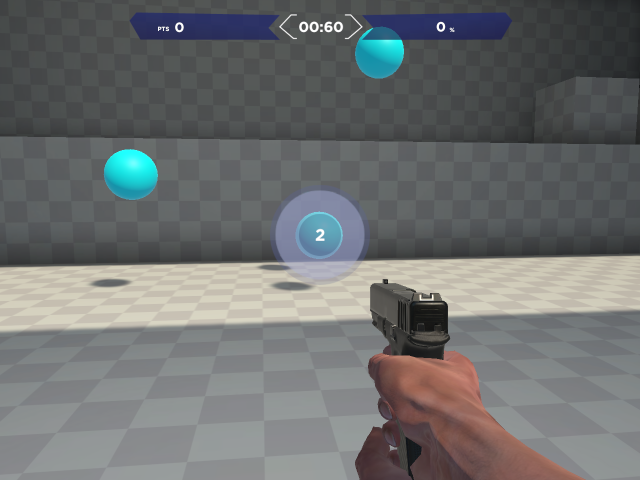
#> input picture assets/aimlab_default.jpg, 1280 x 960 px, given in place of the camera (shown at 1/2 size)
$ python main.py
#> lines starting #> are read from the running program, lines starting #| are printed output that depends on the picture; after the words box and inside, x2 and y2 are one past the last pixel; in counts of white or black regions, pixels touching at a corner belong together
### src/circle_killer.py
# -*- coding: utf-8 -*-
"""
Created on Sat Aug 27 15:40:58 2022

@author: Alyssa
"""

# Standard library imports.
import time

# Related third party imports.
import cv2
import numpy as np
import serial


class CircleKiller():
    """ Class to locate, track, and shoot circles
    as seen in AimLabs. Original concept by the lovely
    Daniel Bekai ;)
    """

    def __init__(self, arduino_port: str = 'COM7',
                 baud_rate: int = 115200,
                 camera_id: int = 0,
                 screen_center_width: int = 640,
                 screen_center_height: int = 360) -> None:
        '''
        Initializes the class instance.

        Parameters
        ----------
        arduino_port : str, optional
            The Arduino port to connect to. This can be found in the settings
            of the Arduino interface. The default is 'COM7'.

        baud_rate : int, optional
            Rate at which information is sent in the communication
            channel. The default is 115200.

        camera_id : int, optional
            ID of the camera to use. If you only have one camera, then
            it will be 0. The default is 0.

        screen_center_width : int, optional
            1/2 width of the screen that the camera is pointed at. Used to
            find the center of the screen. The default is 640.

        screen_center_height : int, optional
            1/2 height of the screen that the camera is pointed at. Used to
            find the center of the screen. The default is 360.

        Returns
        -------
        None.

        '''
        # Set the screen width and height
        self.screen_width = screen_center_width
        self.screen_height = screen_center_height

        # initialize the connection to the arduino
        self.serialcomm = serial.Serial(arduino_port, baud_rate)
        self.serialcomm.timeout = 1

        # Start capturing video
        self.cap = cv2.VideoCapture(camera_id)

        # global variable for previous circle
        self.prevcircle = None


    def control_law(self, dx: int, dy: int, dist_from_center: float) -> str:
        '''
        Performs the PID control for moving the mouse. These parameters may
        change according to your needs!

        Parameters
        ----------
        dx : int
            DESCRIPTION.

        dy : int
            DESCRIPTION.

        dist_from_center : float
            The Euclidean distance of the circle from
            the center of the screen.

        Returns
        -------
        str
            DESCRIPTION.

        '''
        kpx = 5
        kdx = 1
        kix = 0

        kpy = 10
        kdy = 1
        kiy = 0

        ex = (kpx*dx)
        ey = -1*kpy*dy

        return "{}x{}z".format(ex, ey)

    def dist(self, x1: float, y1: float, x2: float, y2: float) -> float:
        '''
        Calculates the Euclidean distance.

        Parameters
        ----------
        x1 : float
            DESCRIPTION.
        y1 : float
            DESCRIPTION.
        x2 : float
            DESCRIPTION.
        y2 : float
            DESCRIPTION.

        Returns
        -------
        float
            DESCRIPTION.

        '''
        return np.sqrt((x1-x2)**2+(y1-y2)**2)

    def update(self) -> bool:
        '''
        Grabs a new frame, determines the closest circle to the
        center of the screen, and moves the mouse.

        Returns
        -------
        bool
            False if the user has pushed 'q' to exit the program,
            and True otherwise.

        '''
        ret, frame = self.cap.read()
        width = int(self.cap.get(3))
        height = int(self.cap.get(4))

        hsv = cv2.cvtColor(frame, cv2.COLOR_BGR2HSV)
        lower_blue = np.array([90, 50, 50])
        upper_blue = np.array([130, 255, 255])

        mask = cv2.inRange(hsv, lower_blue, upper_blue)
        result = cv2.bitwise_and(frame, frame, mask=mask)

        #gray = cv2.cvtColor(frame, cv2.COLOR_BGR2GRAY)

        result = result[:, :, 2]

        circles = cv2.HoughCircles(result, cv2.HOUGH_GRADIENT, 1.2,
                                   100, param1=100, param2=30, minRadius=30, maxRadius=100)

        cv2.circle(frame, (self.screen_width, self.screen_height), 5, (0, 0, 255), 2)
        if circles is not None:
            circles = np.uint16(np.around(circles))
            chosen = None
            closecircle_dist = 1000000

            # iterate over all the current circles on the screen and find the closest one
            for i in circles[0, :]:
                cv2.circle(frame, (i[0], i[1]), 1, (0, 100, 100), 3)
                cv2.circle(frame, (i[0], i[1]), i[2], (255, 0, 255), 3)
                dist_from_center = self.dist(i[0], i[1], self.screen_width, self.screen_height)
                if dist_from_center < closecircle_dist:
                    closecircle_dist = dist_from_center
                    chosen = i
            cv2.line(frame, (self.screen_width, self.screen_height), (chosen[0], chosen[1]), (0, 255, 0), 3)
            font = cv2.FONT_HERSHEY_SIMPLEX
            cv2.putText(frame, str(closecircle_dist),
                        (self.screen_width, self.screen_height), font, 4, (0, 0, 0), 3)
            dx = chosen[0] - self.screen_width
            dy = self.screen_height-chosen[1]
            dist_from_center = self.dist(chosen[0], chosen[1], self.screen_width, self.screen_height)
            velocities = self.control_law(dx, dy, dist_from_center)
            print(velocities)

            self.serialcomm.write(velocities.encode())
            time.sleep(0.03)  # sleep to avoid overwhelming the arduino

        cv2.imshow('frame', frame) # display the current frame with all the circles

        # if q is pressed, then break out of the loop and end communication
        if cv2.waitKey(1) == ord('q'):
            velocities = "0x0z"
            self.serialcomm.write(velocities.encode())
            self.serialcomm.close()
            return False

        return True


    def kill(self) -> None:
        '''


        Returns
        -------
        None
            DESCRIPTION.

        '''
        self.cap.release()
        cv2.destroyAllWindows()


### src/main.py
# -*- coding: utf-8 -*-
"""
Created on Sat Aug 27 15:51:51 2022

@author: Alyssa
"""

# Standard library imports.
import time

# Related third party imports.
import cv2
import numpy as np
import serial

# Local application/library specific imports.
from circle_killer import CircleKiller


if __name__ == "__main__":
    # initialize the CircleKiller object
    ck = CircleKiller(arduino_port='COM7',
                      baud_rate=115200,
                      camera_id=0,
                      screen_center_width=640,
                      screen_center_height=360)
    keep_running = True

    # continue to find new circles and shoot until the user types 'q'
    while keep_running:
        keep_running = ck.update()
#> this loop made 1 pass; (key q is pressed on pass 1)
#> circles in update on pass 1: [[639, 469, 42]]
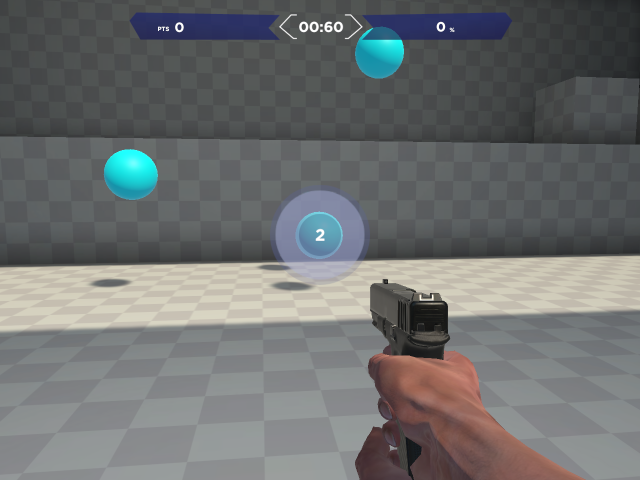
#> input picture assets/aimlab_default.jpg, 1280 x 960 px, given in place of the camera (shown at 1/2 size)
#> pass 1, in update, `mask = cv2.inRange(hsv, lower_blue, upper_blue)`:
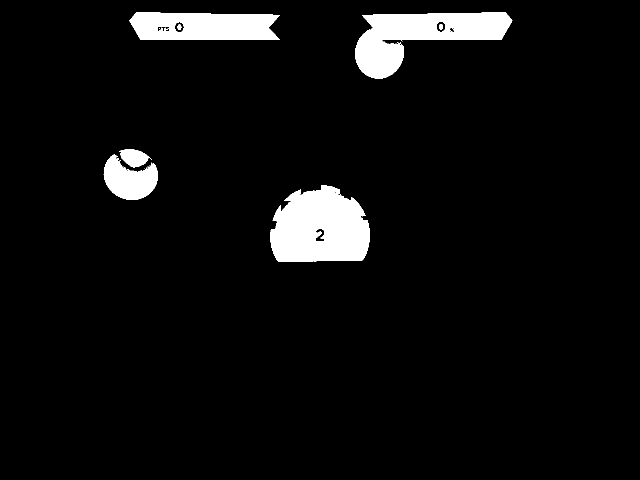
#> mask: shape (960, 1280) (shown at 1/2 size); 5.4% white; 19 white regions (12 under 20 px), largest, box (x1, y1, x2, y2) and area: (540, 371, 740, 524) 23997, (710, 25, 1025, 157) 20614, (259, 25, 560, 80) 14323
#> pass 1, in update, `result = cv2.bitwise_and(frame, frame, mask=mask)`:
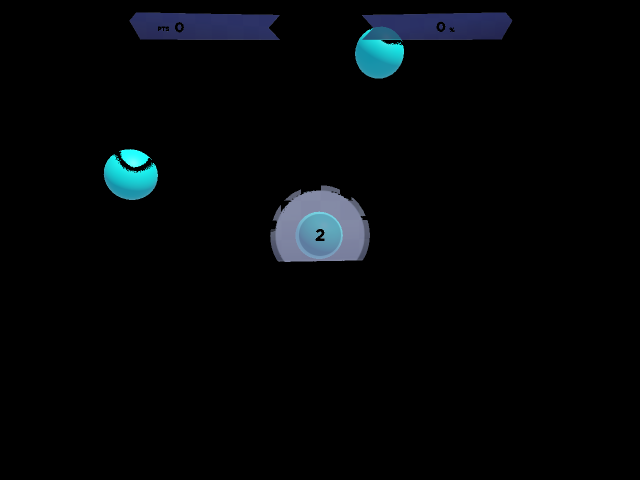
#> result: shape (960, 1280, 3) (shown at 1/2 size); mean B, G, R 7.7, 6, 3.6
#> pass 1, in update, `result = result[:, :, 2]`:
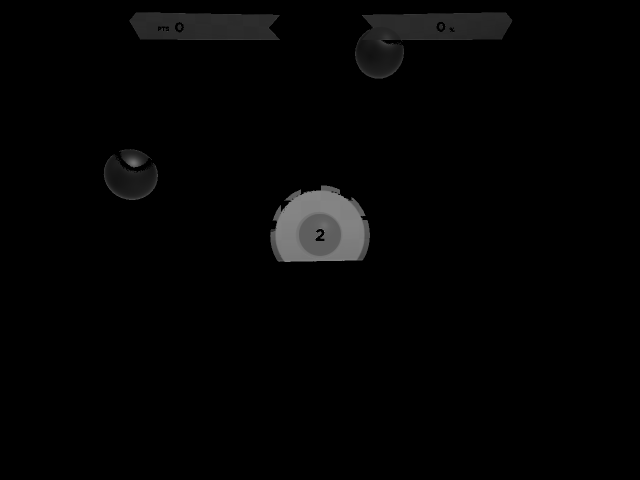
#> result: shape (960, 1280) (shown at 1/2 size); min 0, max 169, mean 3.6

    # user has ended the program, release all the variables cleanly
    ck.kill()
